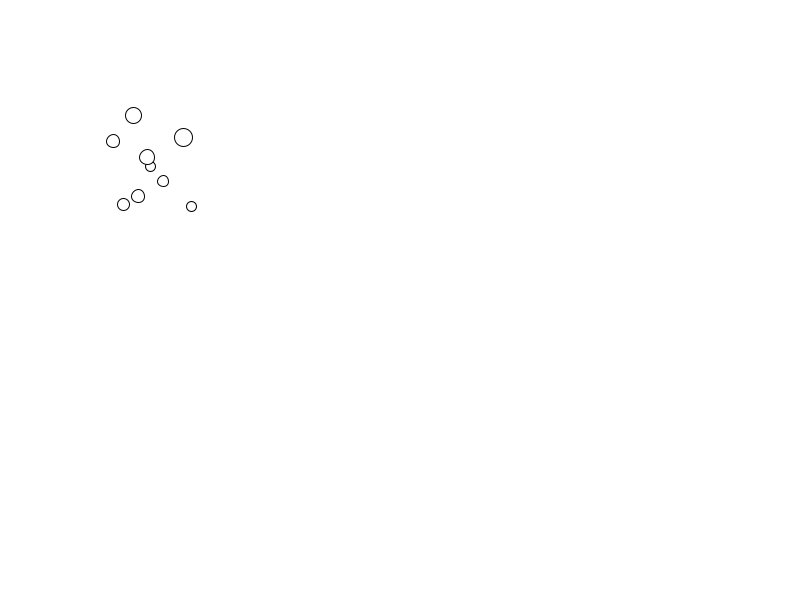
Frame 1 (no input)
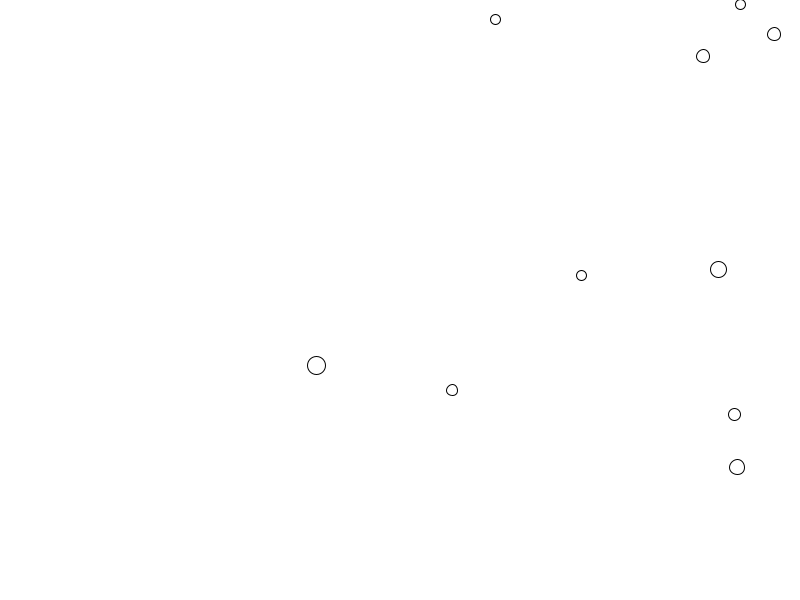
Frame 60 (the mouse pressed at the canvas centre just before this capture)
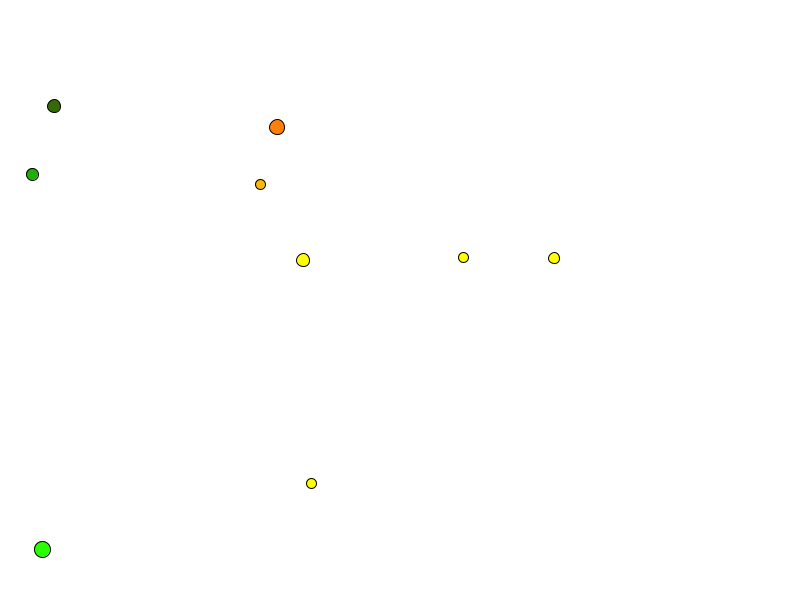
Frame 120 (the mouse held since frame 60 and released just before this capture)

The Processing sketch that drew these frames (run headless with seeded random() and noise(); from frame 60 on, the mouse is pressed at the canvas centre):

// Processing sketch: processing_105829
// ── processing_105829.pde

int arraysize=10;

int[] x=new int[arraysize];
int[] y=new int[arraysize];
int[] s=new int[arraysize];
int[] xs=new int[arraysize];
int[] ys=new int[arraysize];
int[] c=new int[arraysize];

void setup() {
  size(800, 600);

  for (int i=0;i<arraysize;i++) {
    x[i]=int(random(100,200));
    y[i]= int(random(100,200));
    xs[i]=int(random(10,20));
    ys[i]=int(random(10,20));
    s[i]=int(random(10,20));

  }
}


void draw() {
  
  background(255); 

  for (int i=0;i<arraysize;i++) {
    x[i]=x[i]+xs[i];
    y[i]=y[i]+ys[i];

    //right
 if(mousePressed){
 fill(x[i],y[i],i);} 
    if (x[i]>=width ) {
     xs[i]= xs[i]*-1;
    }

    //bottom

    if (y[i]>=height) { 
      ys[i]=ys[i]*-1;
    }
    //left

    if (x[i]<=0) {
     xs[i]= xs[i]*-1;
    }


    //top

    if (y[i]<=0) {
     ys[i]=ys[i]*-1;
    }
 
   ellipse(x[i], y[i], s[i], s[i]);

  }}
